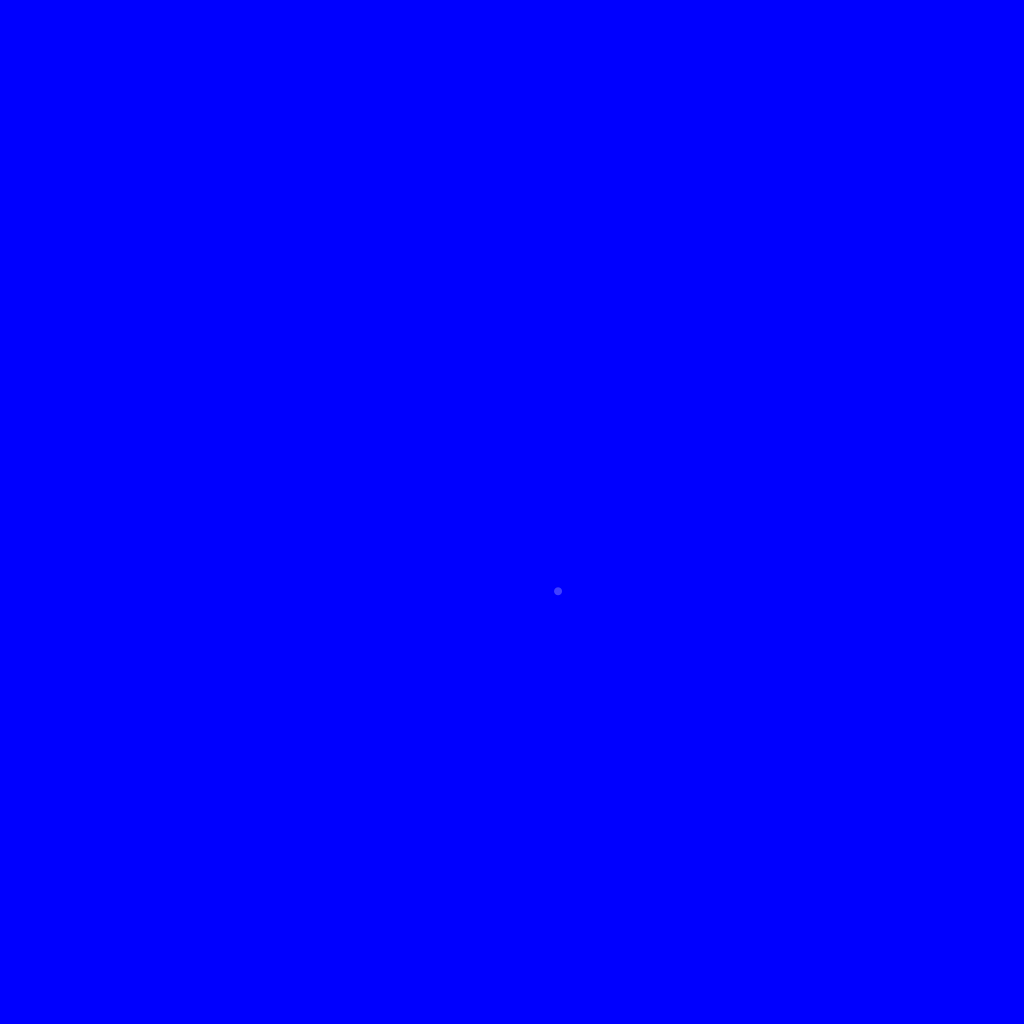
Frame 1 (no input)
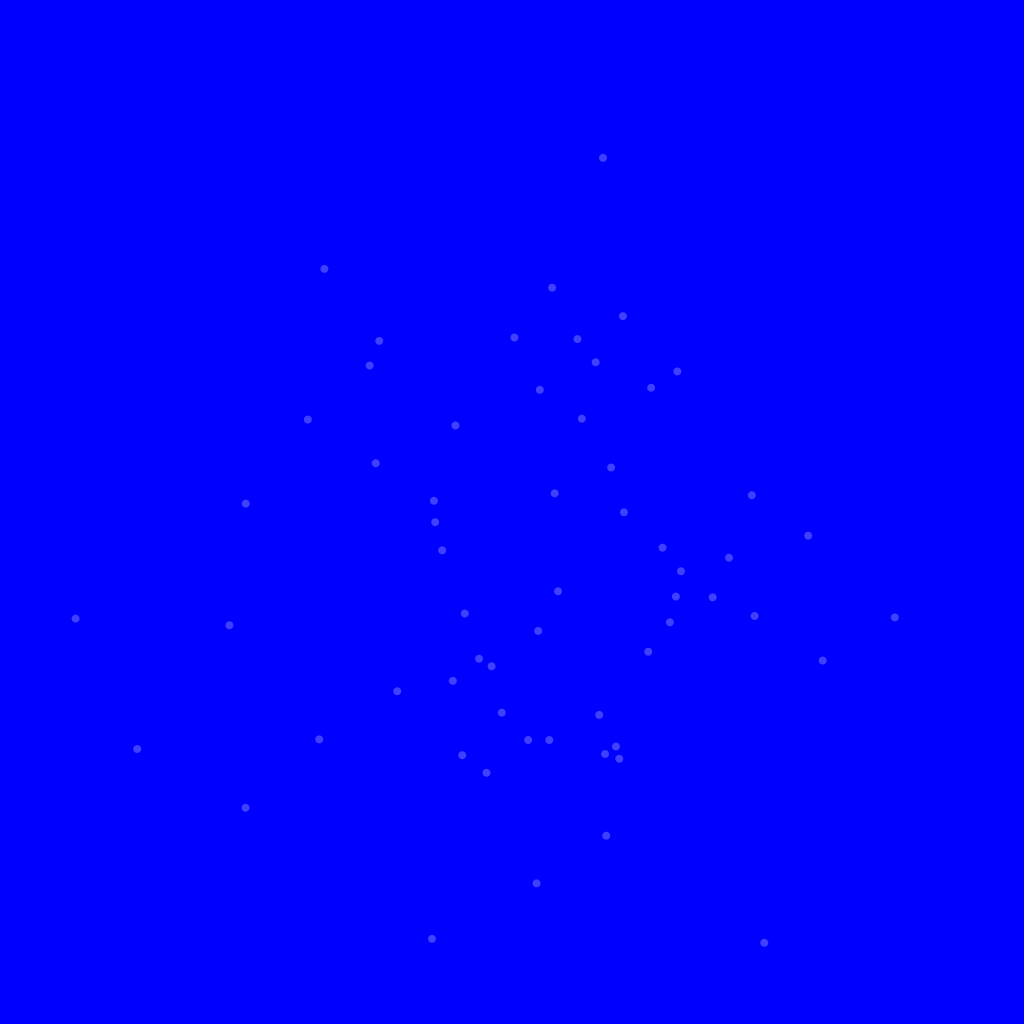
Frame 60 (the mouse pressed at the canvas centre just before this capture)
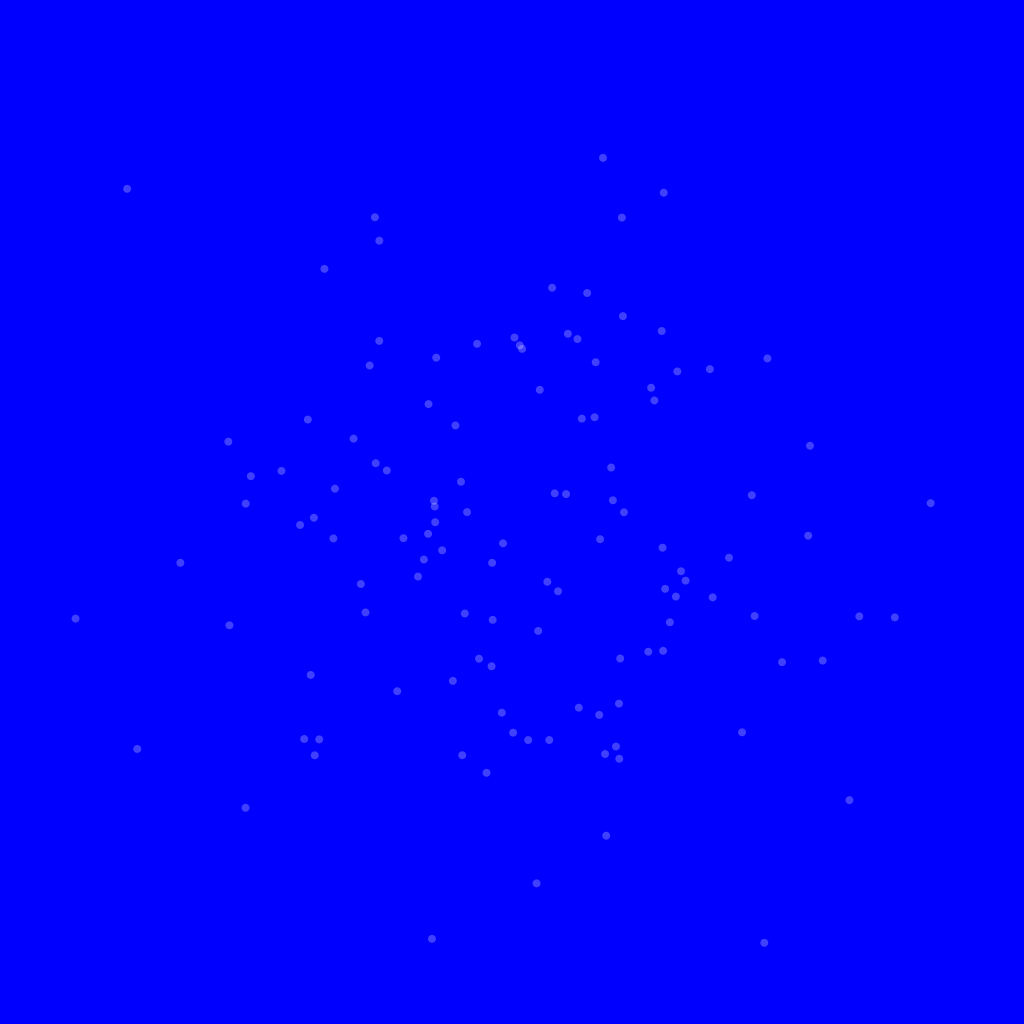
Frame 120 (the mouse held since frame 60 and released just before this capture)

The Processing sketch that drew these frames (run headless with seeded random() and noise(); from frame 60 on, the mouse is pressed at the canvas centre):

// Processing sketch: Gaussian
// ── Gaussian.pde
/*
 * Gaussian -- after The Nature of Code
 * by Eduardo Morais / May 2021 - www.eduardomorais.pt
 */

import java.util.Random;

Random genera;

void setup() {
  size(1024,1024);
  background(#0000FF);
  fill(255, 64);
  noStroke();
  genera = new Random();
}


void draw() {
  float sd = 180;
  float num = (float) genera.nextGaussian();
  float x = sd * num + width/2;
  num = (float) genera.nextGaussian();
  float y = sd * num + height/2;
  ellipse (x,y,8,8);
}
